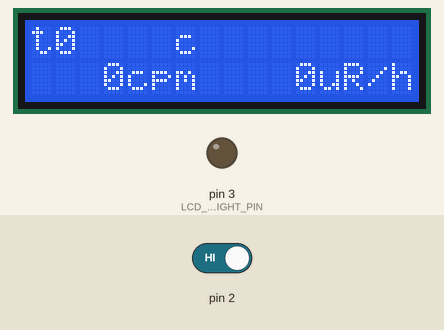
Simulated run of this sketch. Board: Arduino Uno, built with avr-gcc and run on an emulated ATmega328P. On the bench: 16×2 character LCD, output pins drawn as LEDs (lit = HIGH). The test bench sets the inputs (shaded band); at power-on: pin 2 HIGH. What the sketch prints to the serial monitor is not drawn.

Above: at 0.1 s.
At 1.2 s:
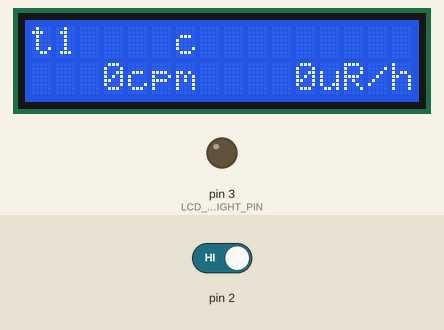
1.3 s: pin 2 driven LOW
At 2.8 s:
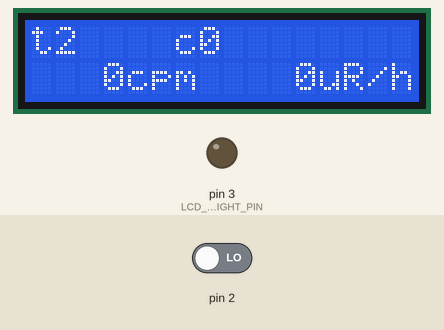
Timing chart, 0 to 4.3 s (numbered marks = the images above; inputs shaded):
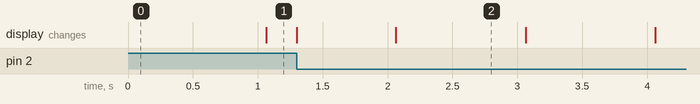

Measured:
- what the display in image 2 shows lasts 1.0 s, from 2.1 s to 3.1 s

The sketch:

GeigerCounter.ino
```cpp
#include <LiquidCrystal.h>


#define LOG_PERIOD        3000  // mSec
#define LCD_UPD_PERIOD    1000  // mSec
#define ACCUM_PERIOD      600   // sec

#define TUBE_K_R          0.81            // CPM to uR/h
#define WARN_THRESHOLD    50              // uR/h
//#define TUBE_K_SV        TUBE_K_R / 100  // CPM to uSv/h

#define EXPO_FILTER_K     0.1   // exponential smoothing k

#define LCD_BACKLIGHT_PIN 3     // pin for control lcd backlight
#define LCD_BL_PERIOD     500   // mSec


// initialize the library by associating any needed LCD interface pin
// with the arduino pin number it is connected to
const int rs = 8;
const int en = 9;
const int d4 = 4;
const int d5 = 5;
const int d6 = 6;
const int d7 = 7;

LiquidCrystal lcd(rs, en, d4, d5, d6, d7);


// variable for GM Tube events INT - use in interrupt, not for calculation!
unsigned long INT_counts_live;    // for live calc (reset to zero every period of measure)
unsigned long INT_counts_accum;   // accumulate all counts from start

// variable for CPM
unsigned long cpm;

unsigned long runTime;
unsigned long nextPeriodTime;
unsigned long nextLCDUpdTime;
unsigned long nextLCDBlTime;    // LCD Backlight Time

unsigned long startMillis;      // variable for time measurement

float cpm_multiplier;   // multiplier for calc counts per minute (from counts per period)

bool f_trig;    // trigger at geiger tube count
bool f_warn;    // for warning if radiation so high
bool f_finish;  // run or finish (at run - accumulate count at ACCUM_PERIOD)
bool f_lcdbl;   // lcd backlight state


// INTerrupt at pin 2 falling
// subprocedure for capturing events from Geiger Kit
void tube_impulse() {
  INT_counts_accum++;
  INT_counts_live++;

  f_trig = true;
}


void setup() {
  // set default vars
  INT_counts_accum = 0;
  INT_counts_live = 0;

  cpm = 0;

  runTime         = 0;
  nextPeriodTime  = 0;
  nextLCDUpdTime  = 0;
  nextLCDBlTime   = 0;

  // set flags
  f_trig    = false;    // no inpulses at start
  f_warn    = false;    // no warning at start
  f_finish  = false;    // no finish at start

  f_lcdbl   = true;     // lcd backlight is ON at start

  // multiplier for calculate: counts per period -> counts per minute
  // (1000 ms in 1 second; 60 second in 1 minute)
  cpm_multiplier = (float)60000 / (float)LOG_PERIOD;

  // configure pin for LCD Backlight control
  setLcdBl(f_lcdbl);                    // at start is ON
  pinMode(LCD_BACKLIGHT_PIN, OUTPUT);   // pin is OUT

  // init serial connection
  Serial.begin(57600);
  Serial.println("Time;Counts;CPM");

  // init lcd
  lcd.begin(16, 2);   // set up the LCD's number of columns and rows
  printFrame();

  // get "start" millis before run
  startMillis = millis();

  attachInterrupt(0, tube_impulse, FALLING); //define external interrupts
}

void setLcdBl(bool state) {
  if (state) {
    digitalWrite(LCD_BACKLIGHT_PIN, LOW); // backlight is ON
  } else {
    digitalWrite(LCD_BACKLIGHT_PIN, HIGH); // backlight is OFF
  }
}

void printFrame() {
  // time
  lcd.setCursor(0, 0);
  lcd.print("t");

  // counts
  lcd.setCursor(6, 0);
  lcd.print("c");

  // cpm
  lcd.setCursor(4, 1);
  lcd.print("cpm");

  // uR/h
  lcd.setCursor(12, 1);
  lcd.print("uR/h");
}

void printTime(unsigned int t) {
  lcd.setCursor(1, 0);
  lcd.print(t);
}

void printCounts(unsigned long c) {
  lcd.setCursor(7, 0);
  lcd.print(c);
}

// print c/m (cpm)
void printCpm(unsigned long val) {
  lcd.setCursor(0, 1);

  // print first spaces, example:
  // val = 15, will print: "  15"
  if (val < 10) {
    lcd.print("   ");
  } else if (val < 100) {
    lcd.print("  ");
  } else if (val < 1000) {
    lcd.print(" ");
  }

  lcd.print(val);
}

// print uR/h
void printRph(unsigned long val) {
  lcd.setCursor(8, 1);

  // print first spaces, example:
  // val = 15, will print: "  15"
  if (val < 10) {
    lcd.print("   ");
  } else if (val < 100) {
    lcd.print("  ");
  } else if (val < 1000) {
    lcd.print(" ");
  }

  lcd.print(val);
}

void printWarn(bool w) {
  lcd.setCursor(15, 0);

  if (w) {
    lcd.print("!");   // WARNING!
  } else {
    lcd.print(" ");   // normal
  }
}

void loop() {
  // copy counts to local variable for calc
  unsigned long cnts_lv = INT_counts_live;
  unsigned long cnts_acm = INT_counts_accum;

  // get current time
  unsigned long currentMillis = millis();

  // calc running time (from start)
  runTime = currentMillis - startMillis;  // in mSec

  unsigned int runTimeSec = round(runTime / 1000);     // in seconds

  if (!f_finish and f_trig) {
    f_trig = false;
    // Сначала сбрасываем триггер, обозначая что событие принято и будет выведено
    // потом отсылаем на экран.
    // Если во время вывода на экран снова будет зафиксировано срабатывание, триггер снова будет установлен.
    // Если сделать наоборот (сначала вывод а потом сброс триггера) то происходит ситуация:
    // когда новые срабатывания зафиксированы во время вывода на экран прошлого значения,
    // но триггер будет сброшен принудительно после окончания вывода старых значений,
    // и новые значения не будут отображаться до следующего срабатывания и установки триггера.
    printCounts(cnts_acm);
  }

  // if running time equal or more than expected time for new calculation
  if (runTime >= nextPeriodTime) {
    // recalculate data and show

    // Exponential smoothing:
    // S_t = a*p + (1-a)*S_(t-1)
    // a    - EXPO_FILTER_K
    // p    - cnts_lv * cpm_multiplier
    // S_t  - cpm (counts per minute, c/m)
    cpm = round(EXPO_FILTER_K * (cnts_lv * cpm_multiplier) + (1 - EXPO_FILTER_K) * (float)cpm);

    // micro roentgen per hour (uR/h)
    unsigned long rph = round(cpm * TUBE_K_R);

    // print data to display
    printCpm(cpm);
    printRph(rph);

    // check threshold value of radiation
    // if high then turn on "Warning"
    if (rph > WARN_THRESHOLD) {
      f_warn = true;
    } else {
      f_warn = false;
    }
    printWarn(f_warn);

    // reset for new period.
    INT_counts_live = 0;

    // set new time for wait it
    nextPeriodTime = runTime + LOG_PERIOD;
  }

  // if running time equal or more than expected time for update LCD (every 1 seconds)
  if (runTime >= nextLCDUpdTime) {
    // update lcd

    if (!f_finish) {
      printTime(runTimeSec);
    }

    // send "Time;CPM" by serial port
    Serial.print(runTimeSec);
    Serial.print(";");
    Serial.print(cnts_acm);
    Serial.print(";");
    Serial.println(cpm);

    // set new time for wait it
    nextLCDUpdTime = runTime + LCD_UPD_PERIOD;
  }

  // enable blinking lcd backlight when warning
  if (f_warn) {
    if (runTime >= nextLCDBlTime) {
      // change state flag of LCD Backlight
      f_lcdbl = !f_lcdbl;

      // do change
      setLcdBl(f_lcdbl);

      // set new time for wait it
      nextLCDBlTime = runTime + LCD_BL_PERIOD;
    }
  } else {
    // FIXME: run ones
    f_lcdbl = true;

    setLcdBl(f_lcdbl);
  }

  if (!f_finish and runTimeSec >= ACCUM_PERIOD) {
    f_finish = true;
  }
}
```
